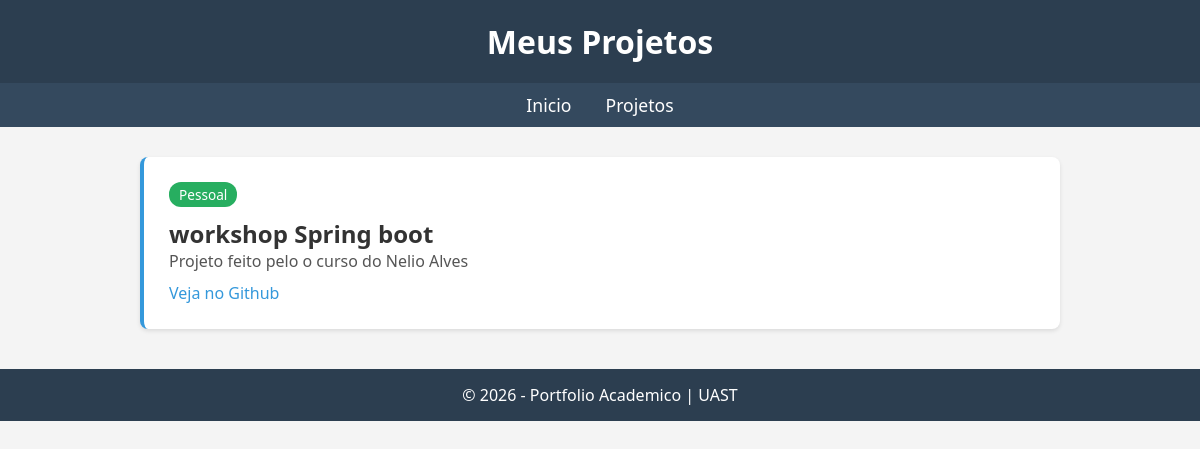
The app's page /portfolio/projetos/, older data.
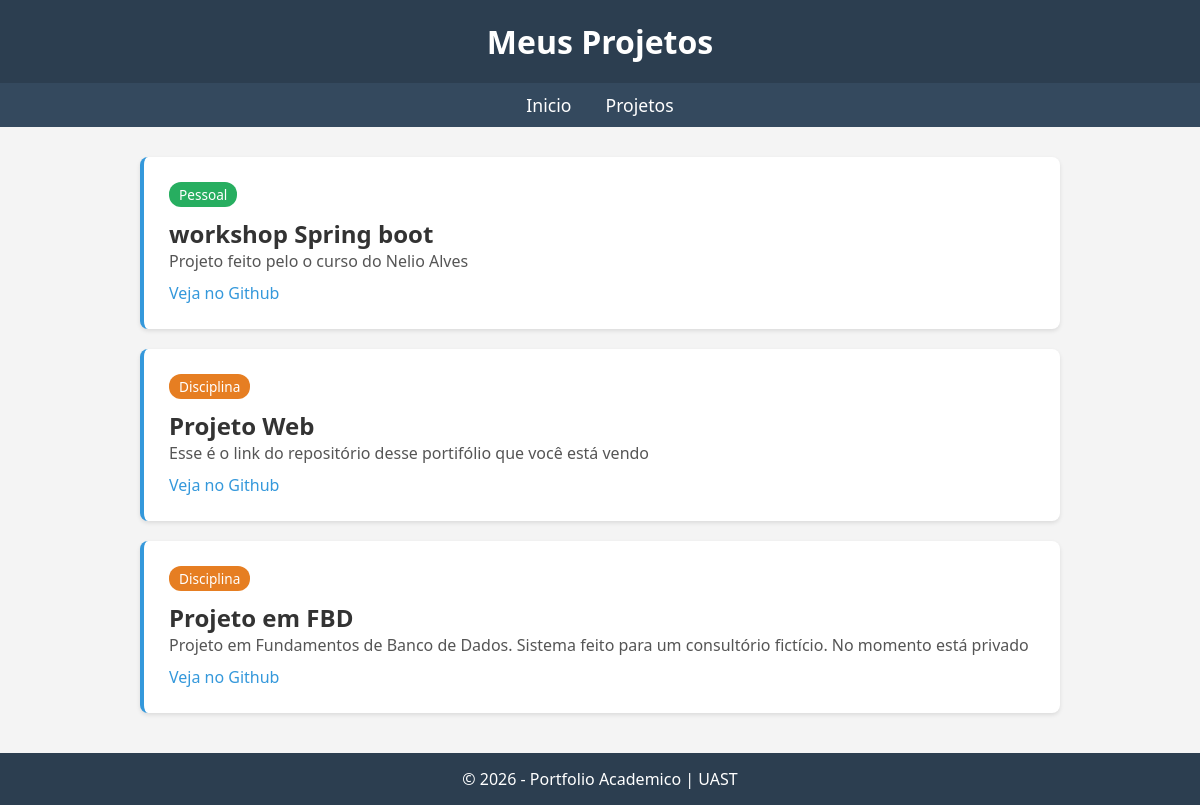
The same page, newer data.
### portifolio/models.py (models this page shows, shortened)
class Projeto(models.Model):
    TIPO_CHOICES = [
        ('PESSOAL', 'Pessoal'),
        ('DISCIPLINA', 'Disciplina'),
    ]
    tipo = models.CharField(
        max_length=20,
        choices=TIPO_CHOICES
    )
    nome = models.CharField(max_length=100)
    descricao = models.TextField()
    link_git = models.URLField()

### portifolio/views.py (the view)
# urls.py: path('projetos/', views.projetos, name='projetos'),
def projetos(request):
    projetos = Projeto.objects.all()
    return render(request,'portifolio/projetos.html',{'projetos':projetos})

### core/context_processors.py (called while the page is built)
def notificacao_ms(request):
    context = {
        'NOTIFICACAO_MS_URL': settings.NOTIFICACAO_MS_URL,
        'NOTIFICACAO_MS_API_KEY': settings.NOTIFICACAO_MS_API_KEY,
    }
    if request.user.is_authenticated:
        context['NOTIFICACAO_USER_ID'] = request.user.id
    return context

### portifolio/templates/portifolio/projetos.html (shortened to what this page needs)
{% extends "core/base.html" %}
{% block header_title %}Meus Projetos{% endblock %}
{% block content %}
    {% if projetos %}
        {% for projeto in projetos %}
            <div class="projeto-card">
                <span class="tipo tipo-{{ projeto.tipo|lower }}">
                    {{ projeto.get_tipo_display }}
                </span>
                <h2>
                    {{ projeto.nome }}
                </h2>
                <p>
                    {{ projeto.descricao }}
                </p>
                <a href="{{ projeto.link_git }}" target="_blank">
                    Veja no Github
                </a>
            </div>
        {% endfor %}
    {% else %}
        <p>Nenhum projeto encontrado</p>
    {% endif %}
{% endblock %}

### core/templates/core/base.html (shortened to what this page needs)
<!DOCTYPE html>
<html lang="pt-br">
<head>
</head>
<body>
    <header>
        <h1>{% block header_title %}Portfolio do Aluno{% endblock %}</h1>
    </header>
    <nav>
        <a href="{% url 'portfolio:home' %}">Inicio</a>
        <a href="{% url 'portfolio:projetos' %}">Projetos</a>
    </nav>
    <div class="container">
        {% block content %}{% endblock %}
    </div>
    <footer>
        <p>&copy; 2026 - Portfolio Academico | UAST</p>
    </footer>
</body>
</html>

Row changes from the older to the newer data that the page shows:
added Projeto: tipo "Disciplina", nome "Projeto Web", descricao "Esse é o link do repositório desse portifólio que você está vendo"
added Projeto: tipo "Disciplina", nome "Projeto em FBD", descricao "Projeto em Fundamentos de Banco de Dados. Sistema feito para um consultório fictício. No momento está privado"
